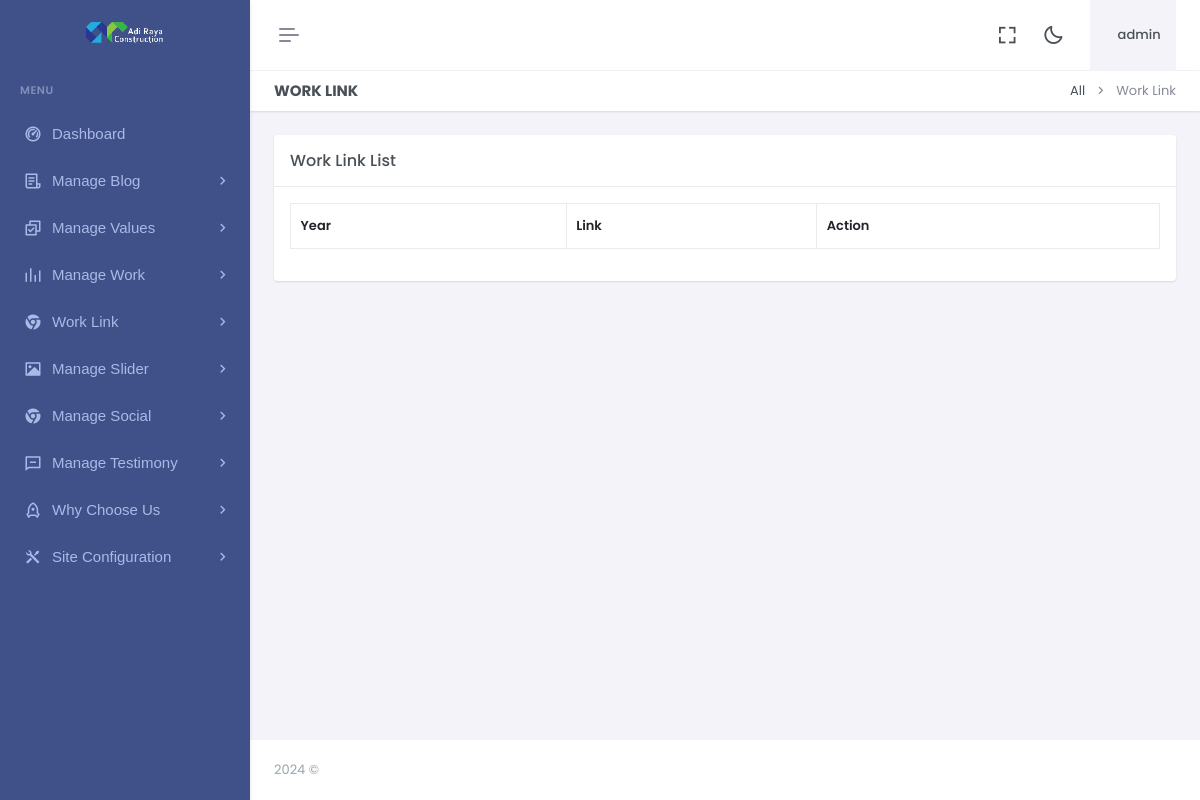
Page /dashboard/work-links.php (signed in) on the earlier database version.
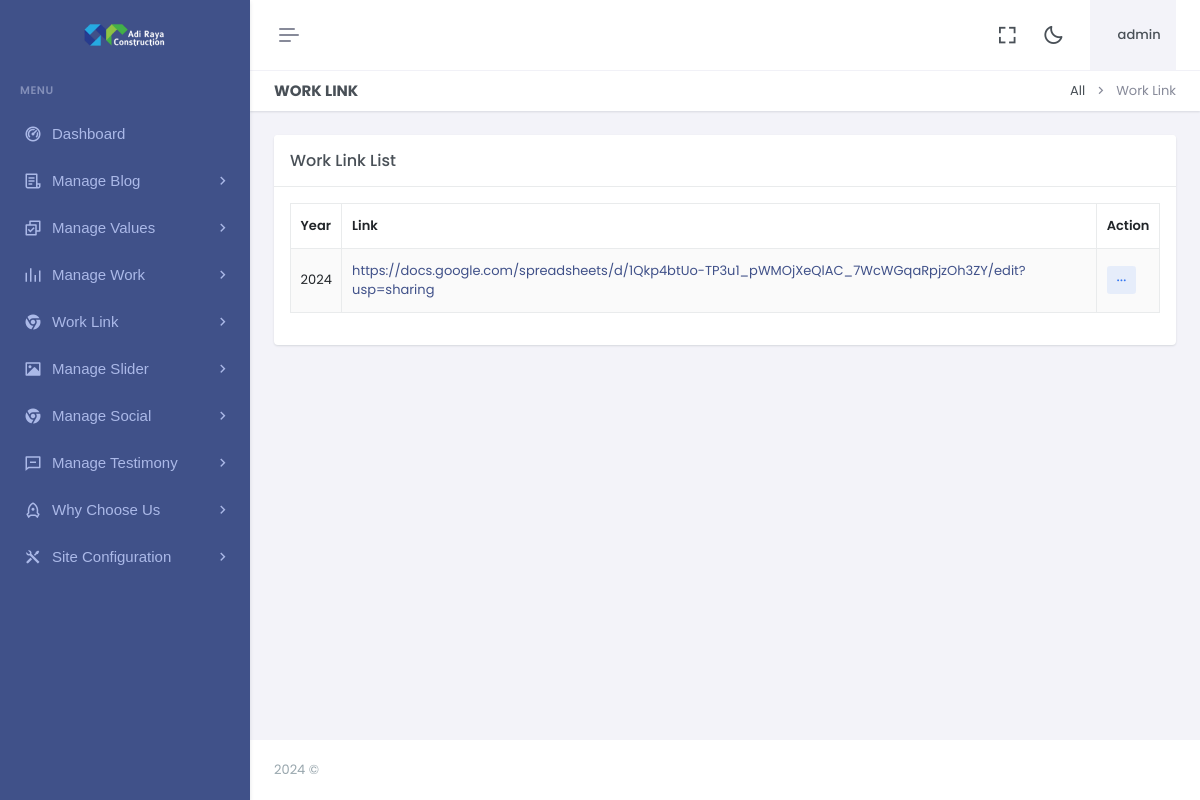
Same page on the later database version.
### tables this page shows
CREATE TABLE `logo` (
  `id` int(11) NOT NULL,
  `xfile` varchar(1000) NOT NULL,
  `ufile` varchar(1000) NOT NULL,
  `updated_at` timestamp NOT NULL DEFAULT current_timestamp() ON UPDATE current_timestamp()
);

CREATE TABLE `work` (
  `id` int(11) NOT NULL,
  `name` varchar(150) NOT NULL,
  `work_link` varchar(500) NOT NULL
);

### dashboard/work-links.php (the view, shortened to what the changed rows need)
<?php include"header.php";?>
<?php include"sidebar.php";?>
<div class="main-content">
 <div class="page-content">
       <div class="container-fluid">
                    <div class="row">
                        <div class="col-lg-12">
                            <div class="card">
                                <div class="card-body">
                                    <table id="example" class="table table-bordered dt-responsive nowrap table-striped align-middle" style="width:100%">
                                        <thead>
                                            <tr>
                                                <th data-ordering="false">Year</th>
                                                <th data-ordering="false">Link</th>
                                                <th>Action</th>
                                            </tr>
                                        </thead>
                                        <tbody>
                                        <?php
				   $q="SELECT * FROM  work ORDER BY id DESC";
 $r123 = mysqli_query($con,$q);
while($ro = mysqli_fetch_array($r123))
{
	$id="$ro[id]";
	$name="$ro[name]";
  $work_link="$ro[work_link]";
  print "<tr>
				  <td>
				  $name
				  </td>
          <td><a href='$work_link'>
				  $work_link</a>
				  </td>
          <td>
                                                    <div class='dropdown d-inline-block'>
                                                        <button class='btn btn-soft-secondary btn-sm dropdown' type='button' data-bs-toggle='dropdown' aria-expanded='false'>
                                                            <i class='ri-more-fill align-middle'></i>
                                                        </button>
                                                        <ul class='dropdown-menu dropdown-menu-end'>
                                                            <li>
                                                                <a href='deleteworklink.php?id=$id' class='dropdown-item remove-item-btn'>
                                                                    <i class='ri-delete-bin-fill align-bottom me-2 text-muted'></i> Delete
                                                                </a>
                                                            </li>
                                                        </ul>
                                                    </div>
                                                </td>
				  </tr>";
  }
  ?>
                                        </tbody>
                                    </table>
                                </div>
                            </div>
                        </div>
                    </div>
                </div>
            </div>
            <?php include"footer.php";?>

### dashboard/sidebar.php (shortened to what the changed rows need)
<?php
include "../z_db.php";
?>
<div class="app-menu navbar-menu">
    <div class="navbar-brand-box">
        <?php
        $rr = mysqli_query($con, "SELECT ufile FROM logo");
        $r = mysqli_fetch_row($rr);
        $ufile = $r[0];
        ?>
        <a href="index.html" class="logo logo-light">
            <span class="logo-lg">
                <img src="uploads/logo/<?php print $ufile ?>" alt="" height="30">
            </span>
        </a>
    </div>
</div>

Differences in the rows shown:
changed logo: ufile: a different picture
added work: name "2024", work_link "https://docs.google.com/spreadsheets/d/1Qkp4btUo-TP3u1_pWMOjXeQlAC_7WcWGqaRpjzOh3ZY/edit?usp=sharing"
